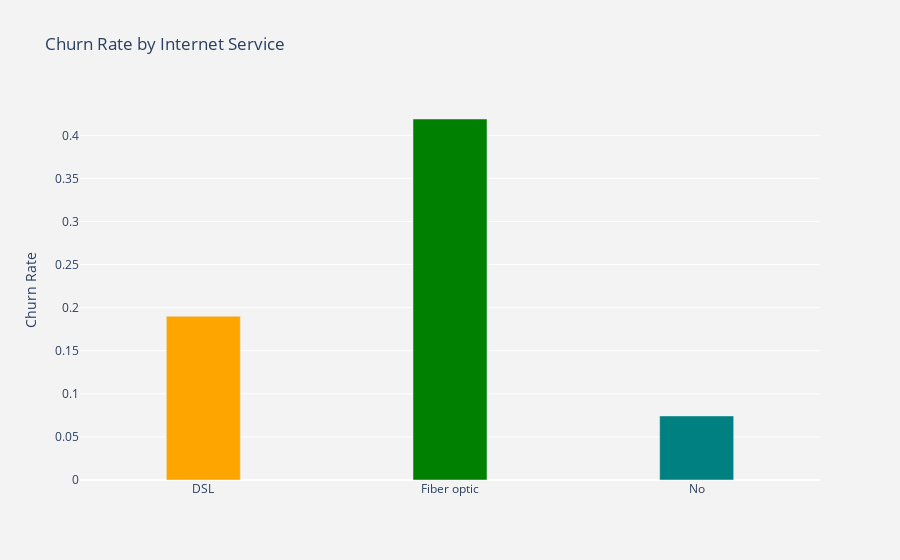

The notebook cell this image was saved under:
### Code cell
# Visualize Churn Rate by Internet Services
plot_by_internet_service = churn_dataset.groupby('InternetService').Churn.mean().reset_index()
plot_data = [
    go.Bar(
        x=plot_by_internet_service['InternetService'],
        y=plot_by_internet_service['Churn'],
        width = [0.3, 0.3, 0.3],
        marker=dict(
        color=['orange', 'green', 'teal'])
    )
]
plot_layout = go.Layout(
        xaxis={"type": "category"},
        yaxis={"title": "Churn Rate"},
        title='Churn Rate by Internet Service',
        plot_bgcolor  = 'rgb(243,243,243)',
        paper_bgcolor  = 'rgb(243,243,243)',
    )
fig = go.Figure(data=plot_data, layout=plot_layout)
po.iplot(fig)

### Figure 1 — Plotly figure (JSON) as saved in the notebook; plotly's stock layout.template omitted (floating-point values rounded to 4 significant figures)
{"data": [{"marker": {"color": ["orange", "green", "teal"]}, "type": "bar", "width": [0.3, 0.3, 0.3], "x": ["DSL", "Fiber optic", "No"], "y": [0.19, 0.4189, 0.07434]}], "layout": {"paper_bgcolor": "rgb(243,243,243)", "plot_bgcolor": "rgb(243,243,243)", "title": {"text": "Churn Rate by Internet Service"}, "xaxis": {"type": "category"}, "yaxis": {"title": {"text": "Churn Rate"}}}}
